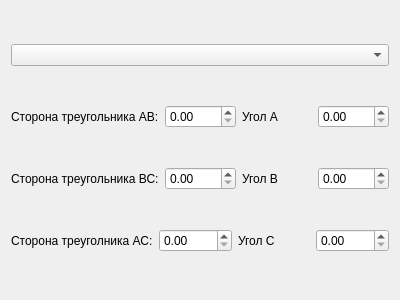
<?xml version="1.0" encoding="UTF-8"?>
<ui version="4.0">
 <class>TriangleWidget</class>
 <widget class="QWidget" name="TriangleWidget">
  <property name="geometry">
   <rect>
    <x>0</x>
    <y>0</y>
    <width>400</width>
    <height>300</height>
   </rect>
  </property>
  <property name="windowTitle">
   <string>Form</string>
  </property>
  <layout class="QVBoxLayout" name="verticalLayout">
   <item>
    <widget class="QComboBox" name="triangleType"/>
   </item>
   <item>
    <layout class="QHBoxLayout" name="horizontalLayout">
     <item>
      <widget class="QLabel" name="label">
       <property name="text">
        <string>Сторона треугольника АВ:</string>
       </property>
      </widget>
     </item>
     <item>
      <widget class="QDoubleSpinBox" name="spinBoxAB"/>
     </item>
     <item>
      <widget class="QLabel" name="label_4">
       <property name="text">
        <string>Угол А</string>
       </property>
      </widget>
     </item>
     <item>
      <widget class="QDoubleSpinBox" name="spinBoxA"/>
     </item>
    </layout>
   </item>
   <item>
    <layout class="QHBoxLayout" name="horizontalLayout_3">
     <item>
      <widget class="QLabel" name="label_2">
       <property name="text">
        <string>Сторона треугольника ВС:</string>
       </property>
      </widget>
     </item>
     <item>
      <widget class="QDoubleSpinBox" name="spinBoxBC"/>
     </item>
     <item>
      <widget class="QLabel" name="label_5">
       <property name="text">
        <string>Угол В</string>
       </property>
      </widget>
     </item>
     <item>
      <widget class="QDoubleSpinBox" name="spinBoxB"/>
     </item>
    </layout>
   </item>
   <item>
    <layout class="QHBoxLayout" name="horizontalLayout_2">
     <item>
      <widget class="QLabel" name="label_3">
       <property name="text">
        <string>Сторона треуголника АС:</string>
       </property>
      </widget>
     </item>
     <item>
      <widget class="QDoubleSpinBox" name="spinBoxAC"/>
     </item>
     <item>
      <widget class="QLabel" name="label_6">
       <property name="text">
        <string>Угол С</string>
       </property>
      </widget>
     </item>
     <item>
      <widget class="QDoubleSpinBox" name="spinBoxC"/>
     </item>
    </layout>
   </item>
  </layout>
 </widget>
 <resources/>
 <connections/>
</ui>
